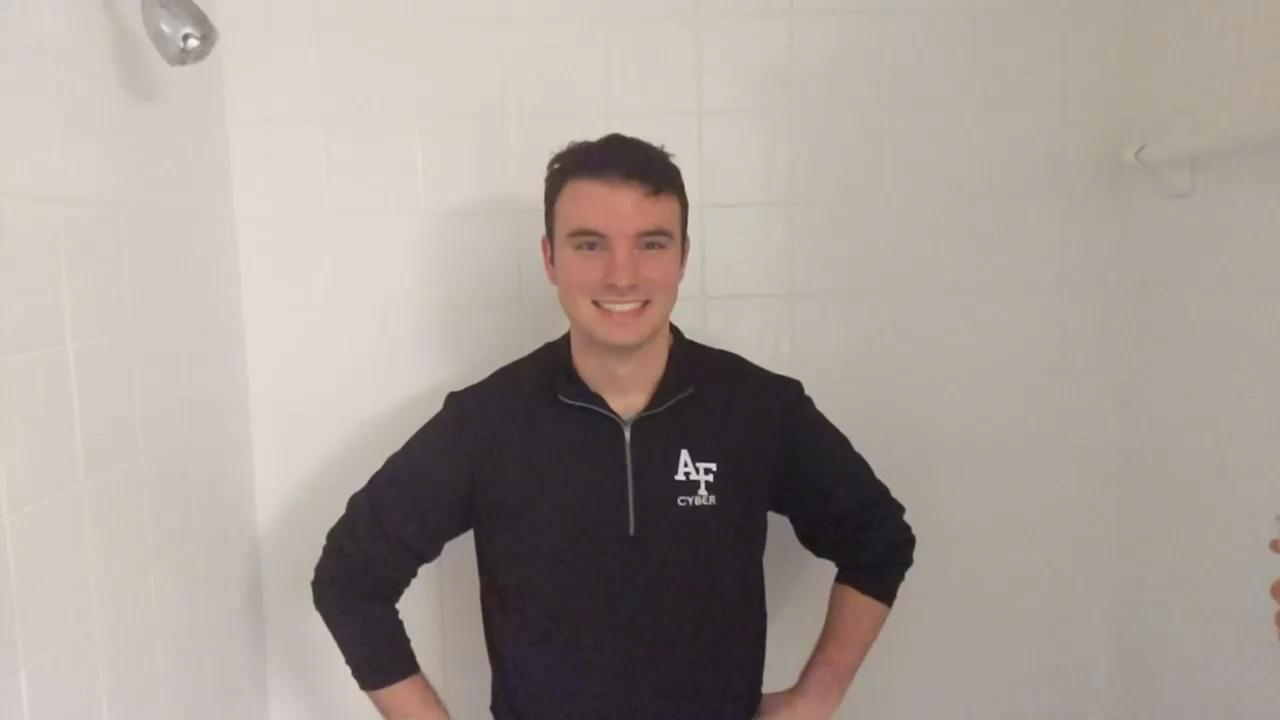
#> input picture picoCTF 2021/Forensics/Milkslap/image_01_01.png, 1280 x 720 px; its folder holds 4 pictures in this run
$ python script.py
#> lines starting #> are read from the running program, lines starting #| are printed output that depends on the picture
import matplotlib.pyplot as plt
import matplotlib.image as mpimg
import math

HEIGHT = 720
WIDTH = 1280
res = [[[0, 0, 0] for _ in range(WIDTH)] for _ in range(HEIGHT)]
for x in range(1, 67):
	print('On image {}'.format(x))
	img = mpimg.imread('image_{:02d}_01.png'.format(x))
#> img is the input picture: shape (720, 1280, 3) float32; mean R, G, B 0.657, 0.617, 0.592
	img *= 255
	img = img.astype(int)
	img &= 1
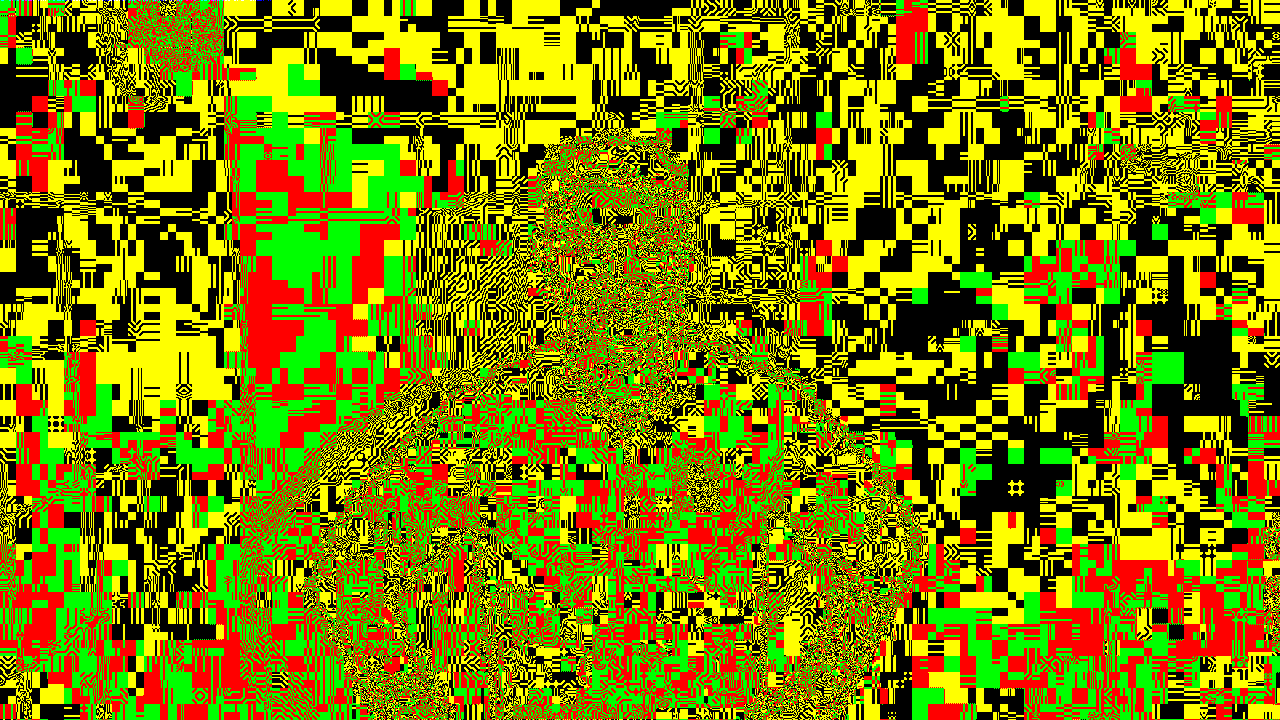
#> img: shape (720, 1280, 3) int64; mean R, G, B 0.496, 0.495, 0.000149; drawn with 1 as white
	res += img
#> pass 2 of the loop `for x in range(1, 67):`:
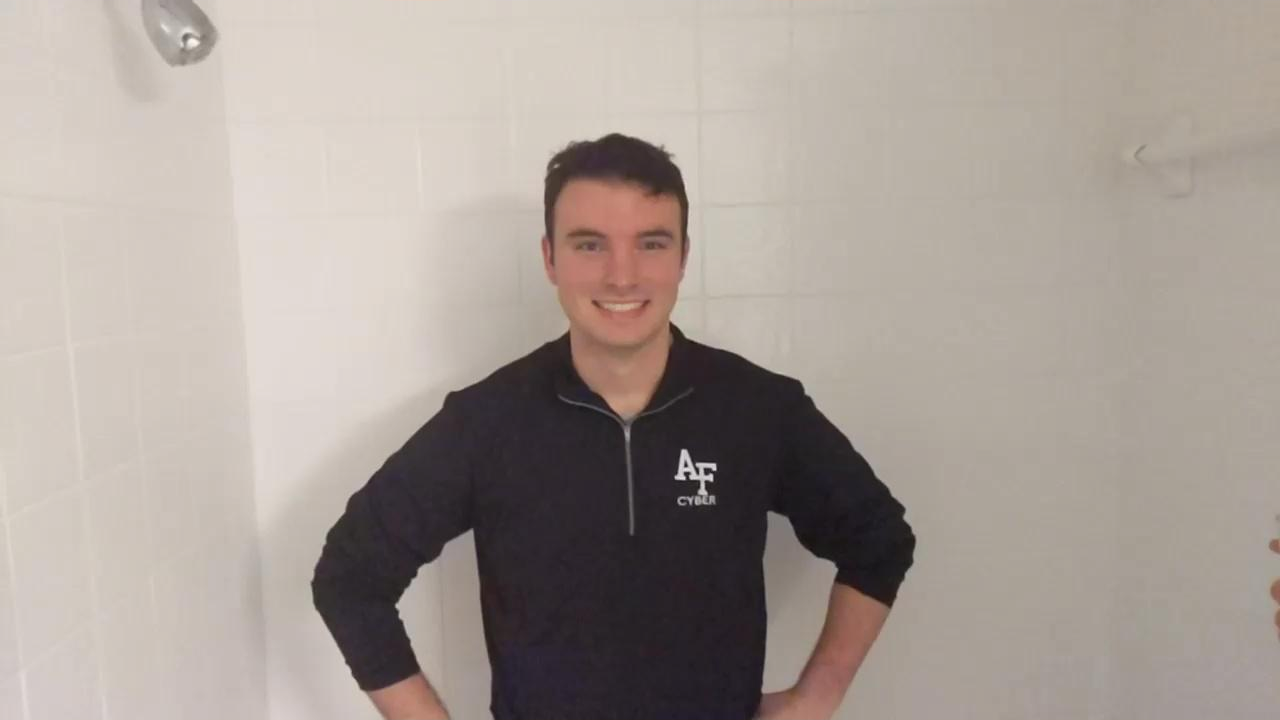
#> input picture picoCTF 2021/Forensics/Milkslap/image_02_01.png, 1280 x 720 px
#> img is the input picture: shape (720, 1280, 3) float32; mean R, G, B 0.657, 0.617, 0.592
#> `img &= 1`:
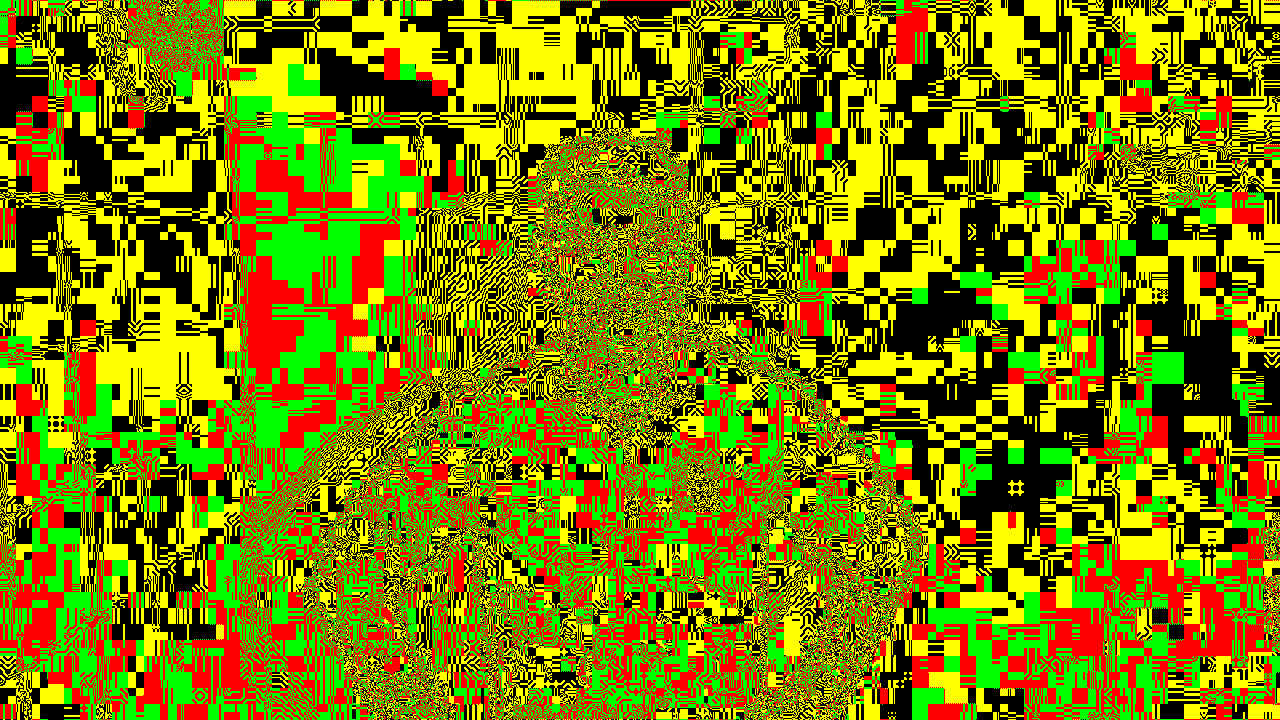
#> img: shape (720, 1280, 3) int64; mean R, G, B 0.496, 0.495, 0; drawn with 1 as white
#> pass 3 of the loop `for x in range(1, 67):`:
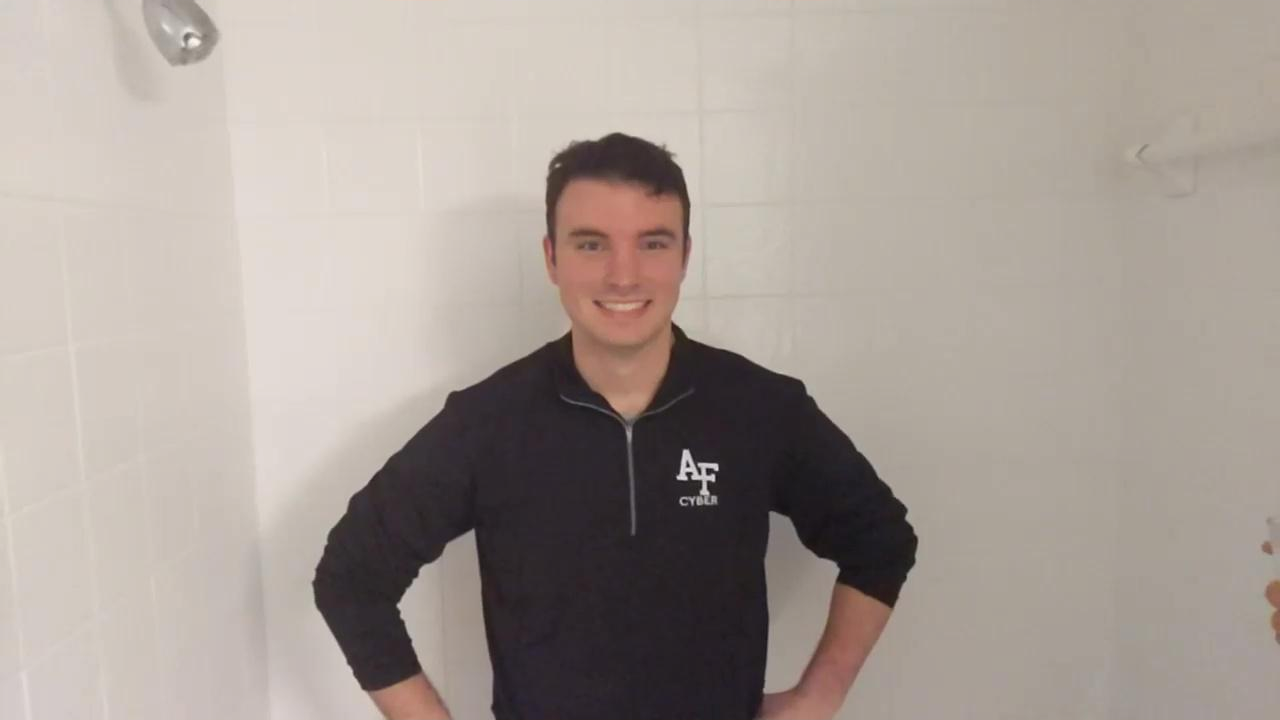
#> input picture picoCTF 2021/Forensics/Milkslap/image_03_01.png, 1280 x 720 px
#> img is the input picture: shape (720, 1280, 3) float32; mean R, G, B 0.657, 0.617, 0.591
#> `img &= 1`:
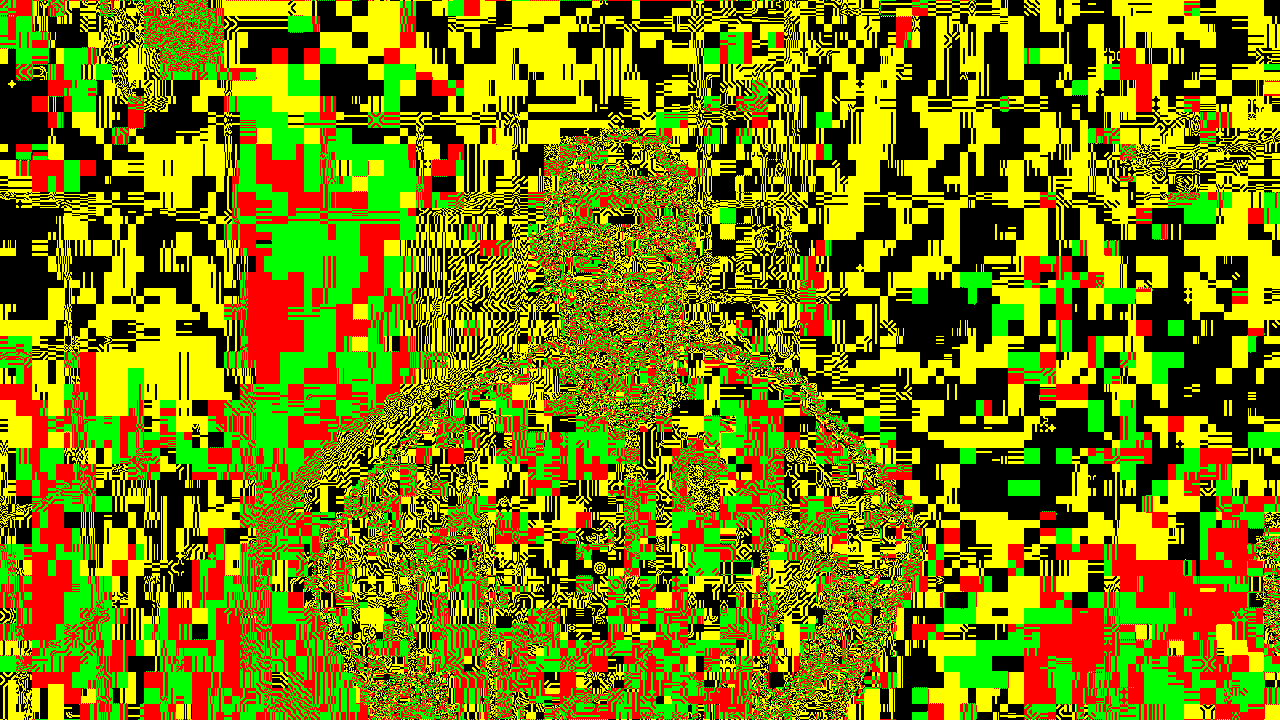
#> img: shape (720, 1280, 3) int64; mean R, G, B 0.49, 0.494, 0; drawn with 1 as white
#> `res += img`:
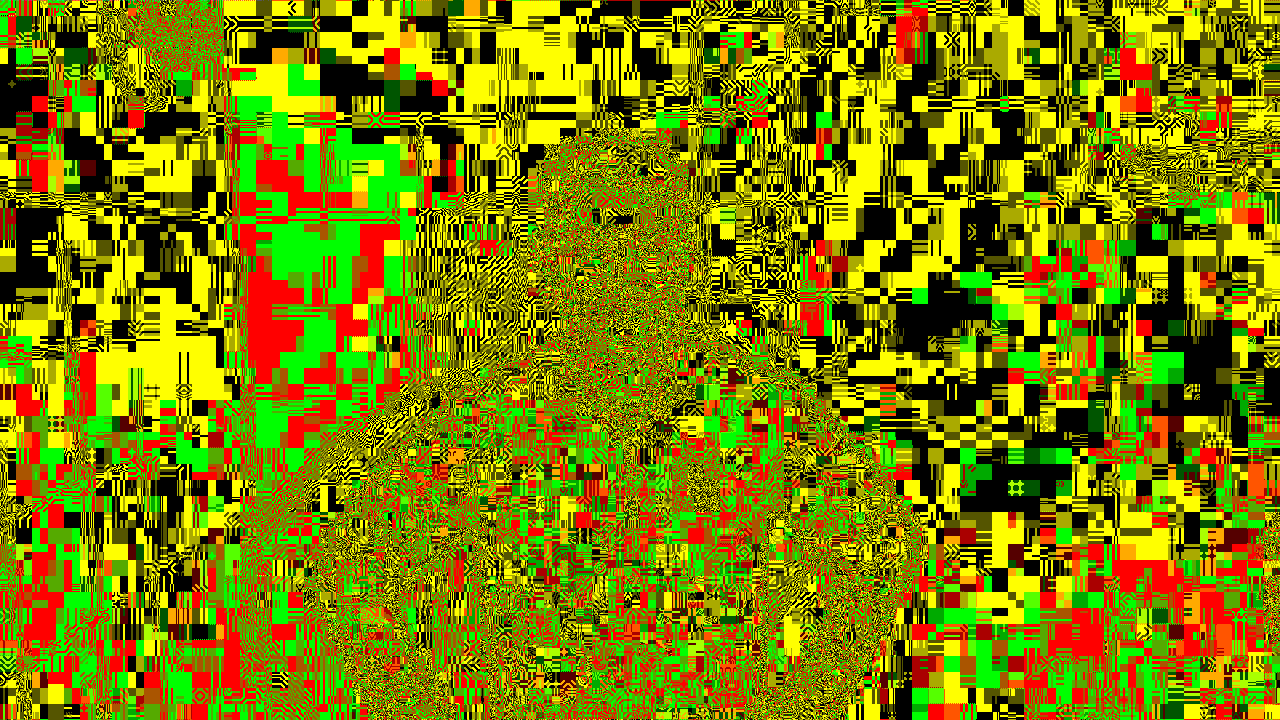
#> res: shape (720, 1280, 3) int64; mean R, G, B 1.48, 1.48, 0.000149; drawn with min black and max white
#> (the run stopped early here; a loop or call above may not have finished)
